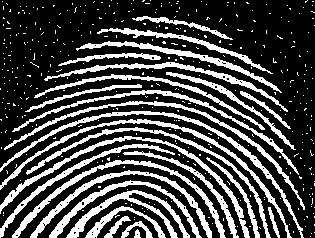
%> input picture Lab4-Morphology-main/assets/fingerprint-noisy.tif, 315 x 238 px
$ octave Task2.m   (GNU Octave 9; MATLAB toolbox functions it lacks are replaced by stand-ins)
%> lines starting %> are read from the running program, lines starting %| are printed output that depends on the picture; in (x1, y1, x2, y2) boxes, pixels count from 0 and x2, y2 are one past the last pixel; in counts of white or black regions, pixels touching at a corner belong together; the program's own positions count from 1
f = imread('assets/fingerprint-noisy.tif');
%> f: size 238x315 logical; 28.5% white; 414 white regions (387 under 20 px), largest, box (x1, y1, x2, y2) and area: (0, 111, 304, 238) 1388, (0, 136, 250, 238) 1372, (0, 119, 292, 238) 1337
SE = strel("disk", 1);
fe = imerode(f, SE);
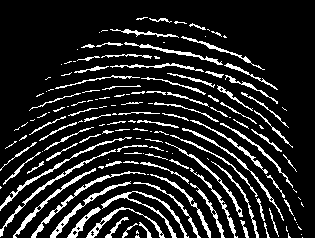
%> fe: size 238x315 logical; 14.2% white in thin lines or dots, all inside (x1, y1, x2, y2) = (0, 17, 304, 238)
fd = imdilate(fe, SE);
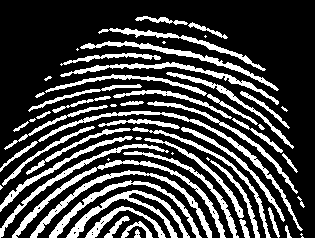
%> fd: size 238x315 logical; 26.6% white; 59 white regions (12 under 20 px), largest, box (x1, y1, x2, y2) and area: (12, 160, 226, 238) 1275, (38, 111, 303, 231) 1189, (30, 170, 212, 238) 1152
fo = imopen(fd, SE);
fc = imclose(fo, SE);
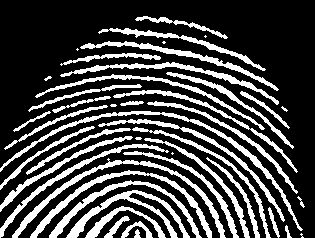
%> fc: size 238x315 logical; 26.9% white; 45 white regions (8 under 20 px), largest, box (x1, y1, x2, y2) and area: (0, 111, 303, 231) 1361, (12, 158, 226, 238) 1309, (30, 170, 212, 238) 1173
% montage({f, fe, fd, fo}, "size", [2 2])
% montage({fo, fc}, "size", [1 2])

w_gauss = fspecial('Gaussian', [10,10], 1.5);
g_gauss = imfilter(f, w_gauss, 0);
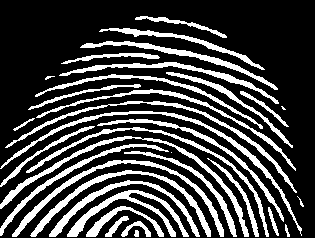
%> g_gauss: size 238x315 logical; 26% white; 34 white regions (3 under 20 px), largest, box (x1, y1, x2, y2) and area: (0, 136, 249, 237) 1332, (0, 111, 302, 236) 1298, (12, 160, 224, 237) 1280

montage({f, fc, g_gauss}, "Size", [1 3])
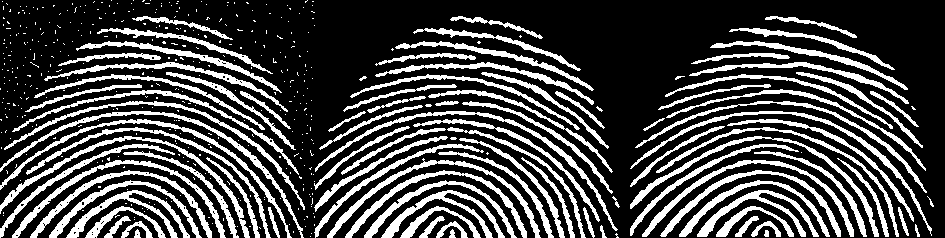
%> displayed picture: size 238x945 logical; 27.2% white; 490 white regions (395 under 20 px), largest, box (x1, y1, x2, y2) and area: (0, 111, 304, 238) 1388, (0, 136, 250, 238) 1372, (315, 111, 618, 231) 1361
